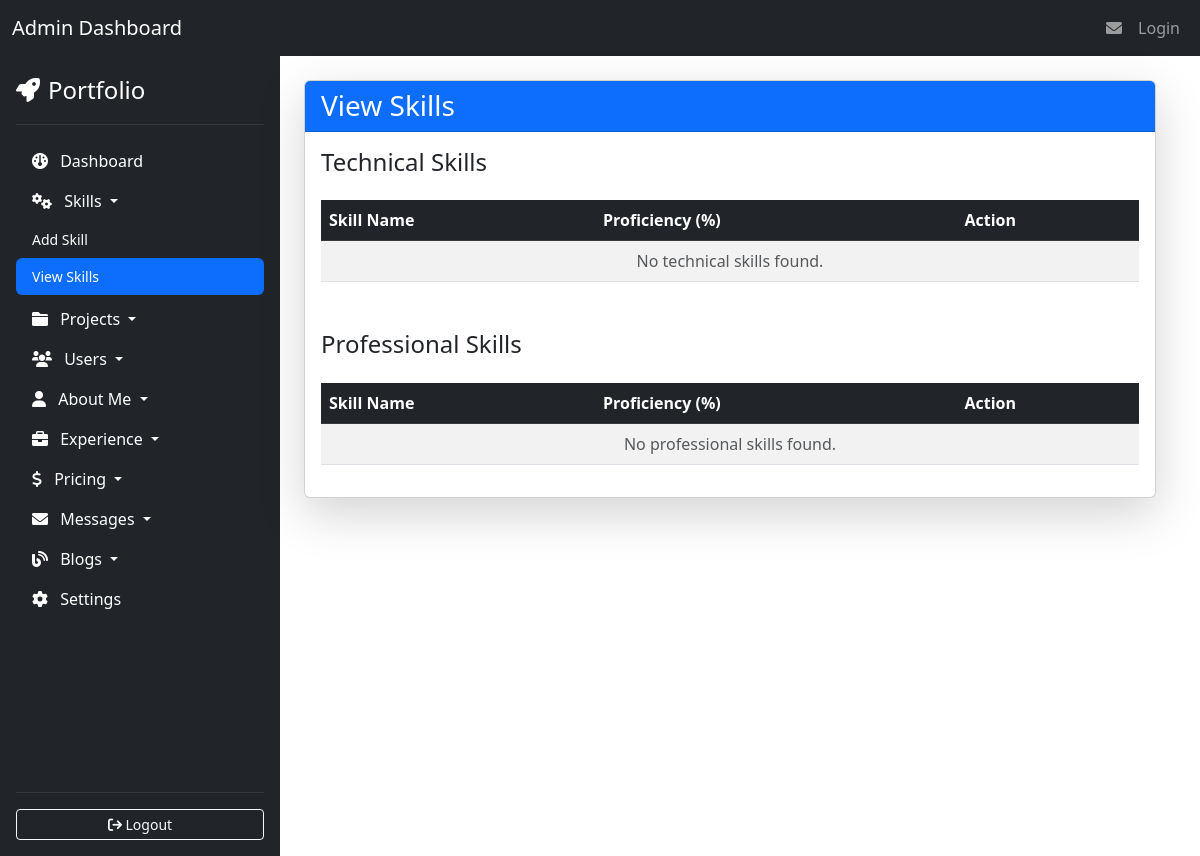
/admin/view_skills.php, run on an earlier commit of the app's database.
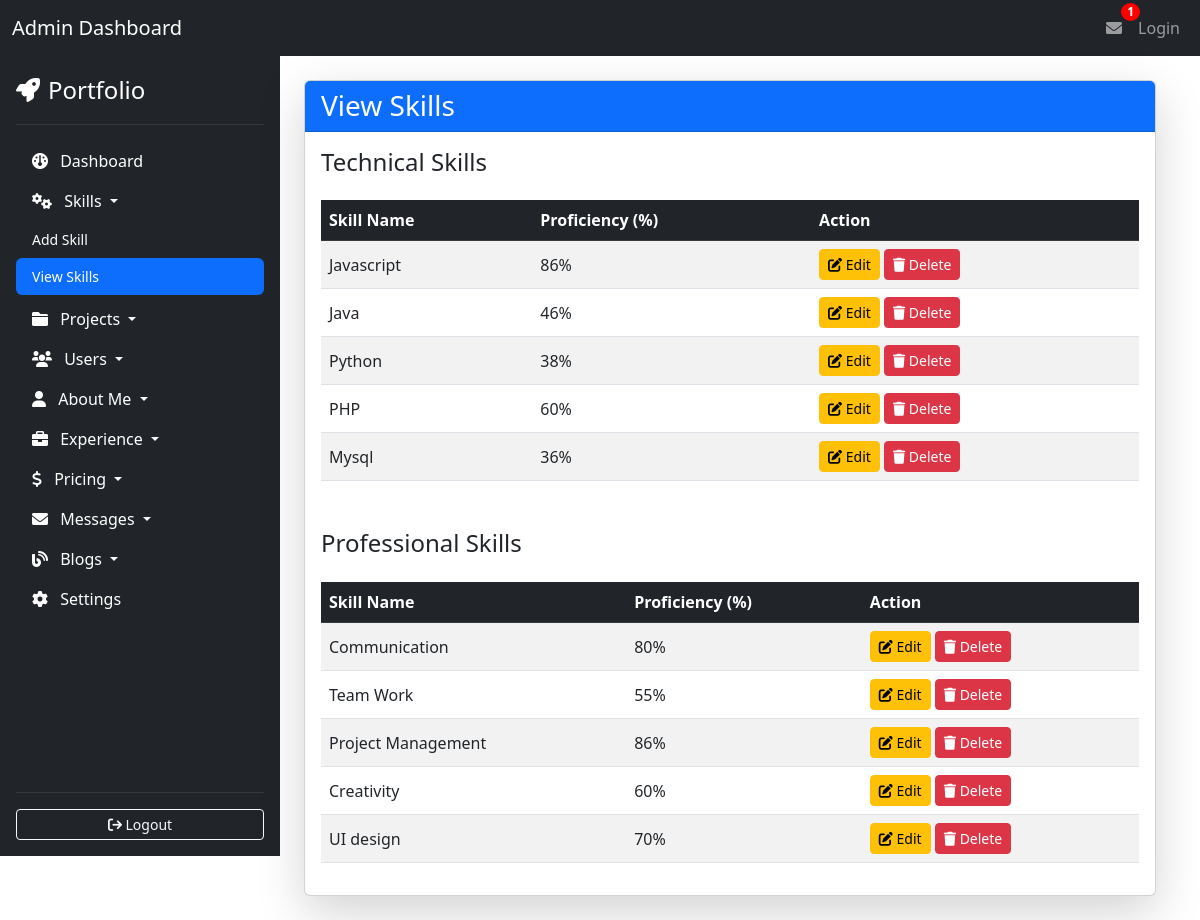
And on a later commit of the database.
### tables this page shows
CREATE TABLE `technical_skills` (
  `id` int(11) NOT NULL,
  `skill_name` varchar(50) NOT NULL,
  `proficiency` int(11) NOT NULL
);

CREATE TABLE `professional_skills` (
  `id` int(11) NOT NULL,
  `skill_name` varchar(50) NOT NULL,
  `proficiency` int(11) NOT NULL
);

### admin/view_skills.php (the view, shortened to what the changed rows need)
<?php
include 'header.php';
include 'config.php';
?>
<div class="container-fluid">
    <div class="row">
        <div class="col-9 p-4">
            <div class="card shadow-lg">
                <div class="card-body">
                    <table class="table table-striped table-hover align-middle">
                        <thead class="table-dark">
                            <tr>
                                <th>Skill Name</th>
                                <th>Proficiency (%)</th>
                                <th>Action</th>
                            </tr>
                        </thead>
                        <tbody>
                            <?php
                            $techSkillsQuery = "SELECT * FROM technical_skills";
                            $techSkillsResult = $conn->query($techSkillsQuery);
                            if ($techSkillsResult->num_rows > 0) {
                                while ($row = $techSkillsResult->fetch_assoc()) {
                                    echo "
                                    <tr>
                                        <td>{$row['skill_name']}</td>
                                        <td>{$row['proficiency']}%</td>
                                        <td>
                                            <a href='edit_skill.php?type=technical&id={$row['id']}' class='btn btn-warning btn-sm'>
                                                <i class='fa fa-edit'></i> Edit
                                            </a>
                                            <a href='delete_skill.php?type=technical&id={$row['id']}' class='btn btn-danger btn-sm' onclick=\"return confirm('Are you sure you want to delete this skill?');\">
                                                <i class='fa fa-trash'></i> Delete
                                            </a>
                                        </td>
                                    </tr>";
                                }
                            } else {
                                echo "
                                <tr>
                                    <td colspan='3' class='text-center text-muted'>No technical skills found.</td>
                                </tr>";
                            }
                            ?>
                        </tbody>
                    </table>
                    <table class="table table-striped table-hover align-middle">
                        <thead class="table-dark">
                            <tr>
                                <th>Skill Name</th>
                                <th>Proficiency (%)</th>
                                <th>Action</th>
                            </tr>
                        </thead>
                        <tbody>
                            <?php
                            $profSkillsQuery = "SELECT * FROM professional_skills";
                            $profSkillsResult = $conn->query($profSkillsQuery);
                            if ($profSkillsResult->num_rows > 0) {
                                while ($row = $profSkillsResult->fetch_assoc()) {
                                    echo "
                                    <tr>
                                        <td>{$row['skill_name']}</td>
                                        <td>{$row['proficiency']}%</td>
                                        <td>
                                            <a href='edit_skill.php?type=professional&id={$row['id']}' class='btn btn-warning btn-sm'>
                                                <i class='fa fa-edit'></i> Edit
                                            </a>
                                            <a href='delete_skill.php?type=professional&id={$row['id']}' class='btn btn-danger btn-sm' onclick=\"return confirm('Are you sure you want to delete this skill?');\">
                                                <i class='fa fa-trash'></i> Delete
                                            </a>
                                        </td>
                                    </tr>";
                                }
                            } else {
                                echo "
                                <tr>
                                    <td colspan='3' class='text-center text-muted'>No professional skills found.</td>
                                </tr>";
                            }
                            ?>
                        </tbody>
                    </table>
                </div>
            </div>
        </div>
    </div>
</div>
<?php include('footer.php'); ?>

### admin/header.php (shortened to what the changed rows need)
<?php
include 'config.php';
$messageQuery = "SELECT COUNT(*) AS unread_count FROM contact_messages";
$result = $conn->query($messageQuery);
$row = $result->fetch_assoc();
$unreadCount = $row['unread_count'];
?>
<!DOCTYPE html>
<html lang="en">
<head>
    <link href="https://cdn.jsdelivr.net/npm/bootstrap@5.3.0/dist/css/bootstrap.min.css" rel="stylesheet">
    <link href="https://cdnjs.cloudflare.com/ajax/libs/font-awesome/6.0.0/css/all.min.css" rel="stylesheet">
</head>
<body>
<nav class="navbar navbar-expand-lg navbar-dark bg-dark">
    <div class="container-fluid">
        <div class="collapse navbar-collapse" id="navbarNav">
            <ul class="navbar-nav ms-auto">
                <li class="nav-item">
                    <a href="view_messages.php" class="nav-link notification">
                        <i class="fa fa-envelope"></i>
                        <?php if ($unreadCount > 0) { ?>
                            <span class="badge"><?= $unreadCount; ?></span>
                        <?php } ?>
                    </a>
                </li>
            </ul>
        </div>
    </div>
</nav>

What changed in the data, as far as the page shows it:
added technical_skills: skill_name "Javascript", proficiency "86"
added technical_skills: skill_name "Java", proficiency "46"
added technical_skills: skill_name "Python", proficiency "38"
added technical_skills: skill_name "PHP", proficiency "60"
added technical_skills: skill_name "Mysql", proficiency "36"
added professional_skills: skill_name "Communication", proficiency "80"
added professional_skills: skill_name "Team Work", proficiency "55"
added professional_skills: skill_name "Project Management", proficiency "86"
added professional_skills: skill_name "Creativity", proficiency "60"
added professional_skills: skill_name "UI design", proficiency "70"
Also different on the page:
$unreadCount: (not shown) → "1"
text no longer shown: "No technical skills found. No professional skills found."
